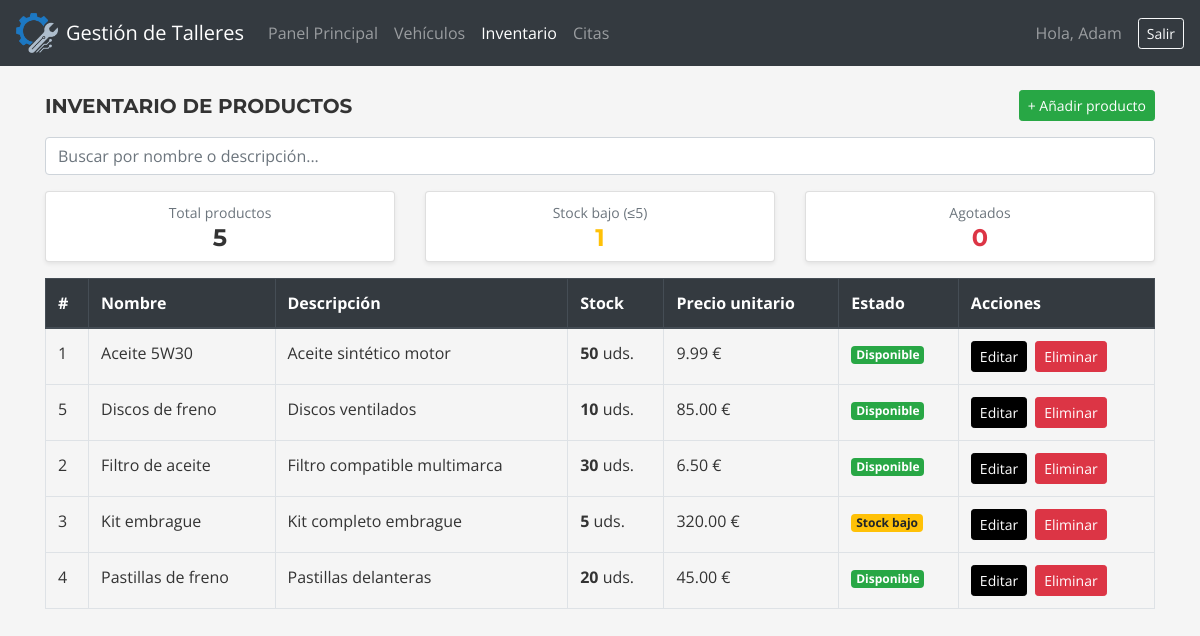
Page /pages/inventario.php (signed in) on the committed database.
### tables this page shows
CREATE TABLE `usuarios` (
  `id_usuario` int(11) NOT NULL AUTO_INCREMENT,
  `nombre` varchar(50) NOT NULL,
  `apellidos` varchar(50) NOT NULL,
  `email` varchar(100) NOT NULL,
  `contrasena` varchar(255) NOT NULL,
  `telefono` varchar(15) DEFAULT NULL,
  `id_rol` varchar(20) DEFAULT NULL,
  `fecha_registro` datetime NOT NULL,
  PRIMARY KEY (`id_usuario`),
  UNIQUE KEY `email` (`email`)
);

CREATE TABLE `productos` (
  `id_producto` int(11) NOT NULL AUTO_INCREMENT,
  `nombre` varchar(100) NOT NULL,
  `descripcion` text DEFAULT NULL,
  `cantidad_disponible` int(11) NOT NULL,
  `precio_unitario` decimal(10,2) NOT NULL,
  PRIMARY KEY (`id_producto`)
);

### pages/inventario.php (the view, shortened to what this page needs)
<?php
require_once "../conf/db.php";
$email = $_SESSION['email'];
$stmt_u = mysqli_prepare($conexion, "SELECT nombre FROM usuarios WHERE email = ?");
mysqli_stmt_bind_param($stmt_u, "s", $email);
mysqli_stmt_execute($stmt_u);
$usuario = mysqli_fetch_assoc(mysqli_stmt_get_result($stmt_u));
$nombre_usuario = $usuario['nombre'];
$productos = mysqli_fetch_all(
    mysqli_query($conexion, "SELECT * FROM productos ORDER BY nombre ASC"),
    MYSQLI_ASSOC
);
?>
<!DOCTYPE html>
<html lang="es">
<head>
    <link rel="stylesheet" href="../css/custom.css">
</head>
<body>
<nav class="navbar navbar-expand-lg navbar-dark bg-dark px-3">
    <a class="navbar-brand d-flex align-items-center" href="panelMecanico.php">
        <img src="../assets/imagenes/logo.png" alt="Logo" width="42" height="40" class="mr-2">
        Gestión de Talleres
    </a>
    <div class="collapse navbar-collapse" id="navbarMecanico">
        <ul class="navbar-nav mr-auto">
            <li class="nav-item"><a class="nav-link" href="panelMecanico.php">Panel Principal</a></li>
            <li class="nav-item"><a class="nav-link" href="vehiculosMecanico.php">Vehículos</a></li>
            <li class="nav-item active"><a class="nav-link" href="inventario.php">Inventario</a></li>
            <li class="nav-item"><a class="nav-link" href="#">Citas</a></li>
        </ul>
        <span class="navbar-text mr-3">Hola, <?= htmlspecialchars($nombre_usuario) ?></span>
        <a href="../auth/logout.php" class="btn btn-outline-light btn-sm">Salir</a>
    </div>
</nav>
<div class="container mt-4">
    <div class="d-flex justify-content-between align-items-center mb-3">
        <h5 class="mb-0">Inventario de Productos</h5>
        <button class="btn btn-success btn-sm" data-toggle="modal" data-target="#modalCrear">
            + Añadir producto
        </button>
    </div>
    <div class="mb-3">
        <input type="text" id="buscador" class="form-control" placeholder="Buscar por nombre o descripción...">
    </div>
    <?php
        $total_productos  = count($productos);
        $bajo_stock       = count(array_filter($productos, fn($p) => $p['cantidad_disponible'] > 0 && $p['cantidad_disponible'] <= 5));
        $agotados         = count(array_filter($productos, fn($p) => $p['cantidad_disponible'] == 0));
    ?>
    <div class="row mb-3">
        <div class="col-4">
            <div class="card shadow-sm text-center">
                <div class="card-body py-2">
                    <small class="text-muted">Total productos</small>
                    <h4 class="mb-0"><?= $total_productos ?></h4>
                </div>
            </div>
        </div>
        <div class="col-4">
            <div class="card shadow-sm text-center">
                <div class="card-body py-2">
                    <small class="text-muted">Stock bajo (≤5)</small>
                    <h4 class="mb-0 text-warning"><?= $bajo_stock ?></h4>
                </div>
            </div>
        </div>
        <div class="col-4">
            <div class="card shadow-sm text-center">
                <div class="card-body py-2">
                    <small class="text-muted">Agotados</small>
                    <h4 class="mb-0 text-danger"><?= $agotados ?></h4>
                </div>
            </div>
        </div>
    </div>
    <div class="table-responsive">
        <table class="table table-bordered table-hover" id="tablaProductos">
            <thead class="thead-dark">
                <tr>
                    <th>#</th>
                    <th>Nombre</th>
                    <th>Descripción</th>
                    <th>Stock</th>
                    <th>Precio unitario</th>
                    <th>Estado</th>
                    <th>Acciones</th>
                </tr>
            </thead>
            <tbody>
            <?php foreach ($productos as $p):
                $cant = $p['cantidad_disponible'];
                if ($cant == 0) {
                    $badge_clase = 'danger';
                    $badge_texto = 'Agotado';
                } elseif ($cant <= 5) {
                    $badge_clase = 'warning';
                    $badge_texto = 'Stock bajo';
                } else {
                    $badge_clase = 'success';
                    $badge_texto = 'Disponible';
                }
            ?>
            <tr class="fila-producto">
                <td><?= $p['id_producto'] ?></td>
                <td><?= htmlspecialchars($p['nombre']) ?></td>
                <td><?= htmlspecialchars($p['descripcion'] ?? '-') ?></td>
                <td><strong><?= $cant ?></strong> uds.</td>
                <td><?= number_format($p['precio_unitario'], 2) ?> €</td>
                <td><span class="badge badge-<?= $badge_clase ?>"><?= $badge_texto ?></span></td>
                <td>
                    <div class="d-flex">
                        <button class="btn btn-primary btn-sm mr-2"
                            data-toggle="modal"
                            data-target="#modalEditar<?= $p['id_producto'] ?>">
                            Editar
                        </button>
                        <a href="?delete=<?= $p['id_producto'] ?>"
                           class="btn btn-danger btn-sm"
                           onclick="return confirm('¿Eliminar este producto?')">
                           Eliminar
                        </a>
                    </div>
                </td>
            </tr>
            <?php endforeach; ?>
            </tbody>
        </table>
    </div>
</div>
</body>
</html>

### rows in the picture
usuarios: nombre "Adam"
productos: id_producto "1", nombre "Aceite 5W30", descripcion "Aceite sintético motor", cantidad_disponible "50", precio_unitario "9.99", cantidad_disponible "Disponible"
productos: id_producto "5", nombre "Discos de freno", descripcion "Discos ventilados", cantidad_disponible "10", precio_unitario "85.00", cantidad_disponible "Disponible"
productos: id_producto "2", nombre "Filtro de aceite", descripcion "Filtro compatible multimarca", cantidad_disponible "30", precio_unitario "6.50", cantidad_disponible "Disponible"
productos: id_producto "3", nombre "Kit embrague", descripcion "Kit completo embrague", cantidad_disponible "5", precio_unitario "320.00", cantidad_disponible "Stock bajo"
productos: id_producto "4", nombre "Pastillas de freno", descripcion "Pastillas delanteras", cantidad_disponible "20", precio_unitario "45.00", cantidad_disponible "Disponible"

### other values in the picture
$total_productos "5"
$bajo_stock "1"
$agotados "0"
